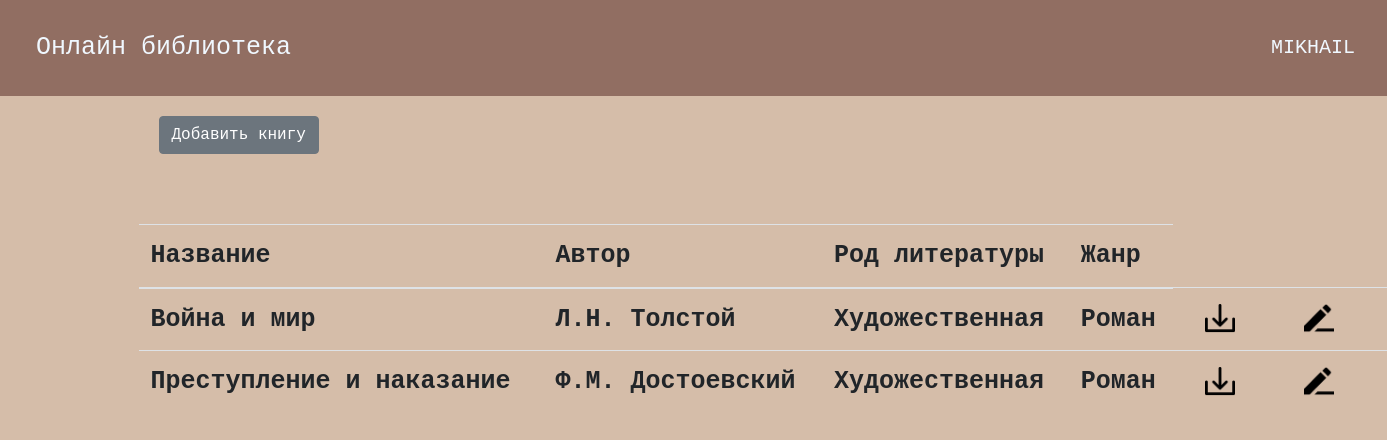
The page / (signed in) on the database its author committed.
### data/users.py (models this page shows, shortened)
class User(SqlAlchemyBase, UserMixin):
    __tablename__ = 'users'
    id = sqlalchemy.Column(sqlalchemy.Integer, primary_key=True, autoincrement=True)
    name = sqlalchemy.Column(sqlalchemy.String)
    surname = sqlalchemy.Column(sqlalchemy.String)
    email = sqlalchemy.Column(sqlalchemy.String, index=True, unique=True)
    hashed_password = sqlalchemy.Column(sqlalchemy.String)
    rights = sqlalchemy.Column(sqlalchemy.String)

### data/books.py (models this page shows, shortened)
class Book(SqlAlchemyBase):
    __tablename__ = 'books'
    id = sqlalchemy.Column(sqlalchemy.Integer, primary_key=True, autoincrement=True)
    title = sqlalchemy.Column(sqlalchemy.String)
    author = sqlalchemy.Column(sqlalchemy.String)
    type_of_fiction_id = sqlalchemy.Column(sqlalchemy.Integer, sqlalchemy.ForeignKey("literature_types.id"))
    genre_id = sqlalchemy.Column(sqlalchemy.Integer, sqlalchemy.ForeignKey("genres.id"))
    publish_year = sqlalchemy.Column(sqlalchemy.Integer, nullable=True)
    path_to_file = sqlalchemy.Column(sqlalchemy.String, nullable=True)
    genre = orm.relationship("Genres")
    type_of_fiction = orm.relationship("LiteratureTypes")

### data/literature_types.py (models this page shows)
class LiteratureTypes(SqlAlchemyBase):
    __tablename__ = 'literature_types'
    id = sqlalchemy.Column(sqlalchemy.Integer, primary_key=True, autoincrement=True)
    name = sqlalchemy.Column(sqlalchemy.String)
    def __repr__(self):
        return self.name

### data/genres.py (models this page shows)
class Genres(SqlAlchemyBase):
    __tablename__ = 'genres'
    id = sqlalchemy.Column(sqlalchemy.Integer, primary_key=True, autoincrement=True)
    name = sqlalchemy.Column(sqlalchemy.String)
    def __repr__(self):
        return self.name

### main.py (the view)
@app.route("/")
def index():
    sess = db_session.create_session()
    books = sess.query(Book).all()
    return flask.render_template("index.html", books=books, title="Онлайн библиотека")

### data/db_session.py (called while the page is built)
def create_session() -> Session:
    global __factory
    return __factory()

### main.py (called while the page is built)
@login_manager.user_loader
def load_user(user_id):
    db_sess = db_session.create_session()
    return db_sess.query(User).get(user_id)

### templates/index.html
{% extends "base.html" %}
{% block content %}
    {% if current_user.is_authenticated and current_user.rights == "administrator" %}
    <a href="/add_book" class="btn btn-secondary">Добавить книгу</a>
    {% endif %}
    <div class="books">
        <table class="table">
          <thead>
            <tr>
              <th>Название</th>
              <th>Автор</th>
              <th>Род литературы</th>
              <th>Жанр</th>
            </tr>
          </thead>
          <tbody>
            {% for book in books %}
              <tr>
                <th>{{book.title}} </th>
                <th>{{ book.author }}</th>
                {% if not book.type_of_fiction %}
                <th>Не указан</th>
                {% else %}
                 <th>{{ book.type_of_fiction }}</th>
                {% endif %}
                {% if not book.genre %}
                <th>Не указан</th>
                {% else %}
                <th>{{ book.genre }}</th>
                {% endif %}
                 {% if not book.path_to_file %}
                  <th  style="display: none;"><a href="/download/{{ book.id }}"><img src="static/img/download.png"></a></th>
                 {% else %}
                   <th><a href="/download/{{ book.id }}"><img src="static/img/download.png"></a></th>
                 {% endif %}
                 {% if current_user.is_authenticated and current_user.rights == "administrator" %}
                 <th><a href="/edit_book/{{ book.id }}"><img src="static/img/edit4.png"></a></th>
                 <th><a href="/delete_book/{{ book.id }}"><img src="static/img/delete3.png"></a></th>
                  {% endif %}
                </tr>
            {% endfor %}
          </tbody>
        </table>
    </div>
{% endblock %}

### templates/base.html (shortened to what this page needs)
<!DOCTYPE html>
<html lang="en">
<head>
    <link rel="stylesheet" href="https://stackpath.bootstrapcdn.com/bootstrap/4.4.1/css/bootstrap.min.css"
>
    <link rel="stylesheet" type="text/css" href="/static/css/style.css"/>
</head>
<body>
    <header class="navbar">
        <a style="text-decoration: none; color:aliceblue;" href="/">Онлайн библиотека</a>
        {% if current_user.is_authenticated %}
            <a class="navbar-brand" style="color: aliceblue;" href="/logout">{{ current_user.name }}</a>
        {% else %}
            <p>
                <a class="btn btn-secondary" href="/register">Регистрация</a>
                <a class="btn btn-secondary" href="/login">Вход</a>
            </p>
        {% endif %}
    </header>
<main role="main" class="container">
    {% block content %}{% endblock %}
</main>
</body>
</html>

### static/css/style.css (style rules this page uses)
header { background-color:#916e62; padding: 10px; color: aliceblue; }
body { background-color: #d5bda9; color: aliceblue; font-family:'Courier New', Courier, monospace; font-size: 25px; }
a { margin: 20px; font-family:'Courier New', Courier, monospace; font-size: 25px; }
img { width: 30px; height: 30px; }
.books { margin-top: 50px; width: 120%; margin-left:auto ; }

### rows shown on the page
User: name "MIKHAIL"
Book: title "Война и мир", author "Л.Н. Толстой", type_of_fiction "Художественная", genre "Роман"
Book: title "Преступление и наказание", author "Ф.М. Достоевский", type_of_fiction "Художественная", genre "Роман"
